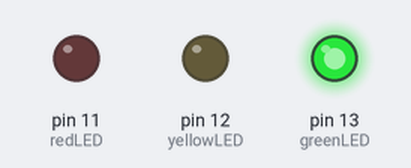
Bench run of a sketch on a simulated Arduino Uno, built with avr-gcc and run on an emulated ATmega328P. Parts: output pins drawn as LEDs (lit = HIGH).

Above: at 1.0 s.
At 2.5 s:
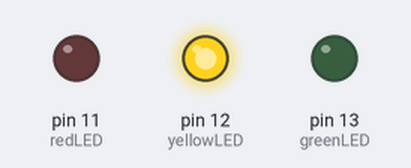
At 4.5 s:
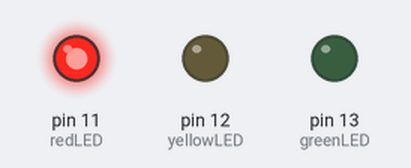
At 6.5 s:
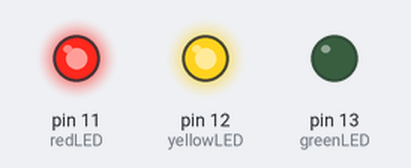
Timing chart, 0 to 9.1 s (numbered marks = the images above):
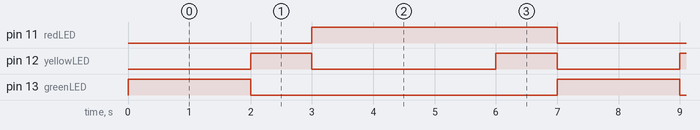

The sketch:

traffic_light.ino
```cpp
int redLED = 11;
int yellowLED = 12;
int greenLED = 13;

void setup() {
  pinMode(redLED, OUTPUT);
  pinMode(yellowLED, OUTPUT);
  pinMode(greenLED, OUTPUT);
}

void loop() {
  digitalWrite(greenLED, HIGH);
  delay(2000);
  digitalWrite(greenLED, LOW);
  digitalWrite(yellowLED, HIGH);
  delay(1000);
  digitalWrite(yellowLED, LOW);
  digitalWrite(redLED, HIGH);
  delay(3000);
  digitalWrite(yellowLED, HIGH);
  delay(1000);
  digitalWrite(yellowLED, LOW);
  digitalWrite(redLED, LOW);
}
```

Measured:
- by itself, pin 11 (redLED): alternates HIGH for 4.0 s and LOW for 3.0 s
- by itself, pin 12 (yellowLED): repeats every 7.0 s: LOW 3.0 s, HIGH 1.0 s, LOW 2.0 s, HIGH 1.0 s
- by itself, pin 13 (greenLED): alternates HIGH for 2.0 s and LOW for 5.0 s
